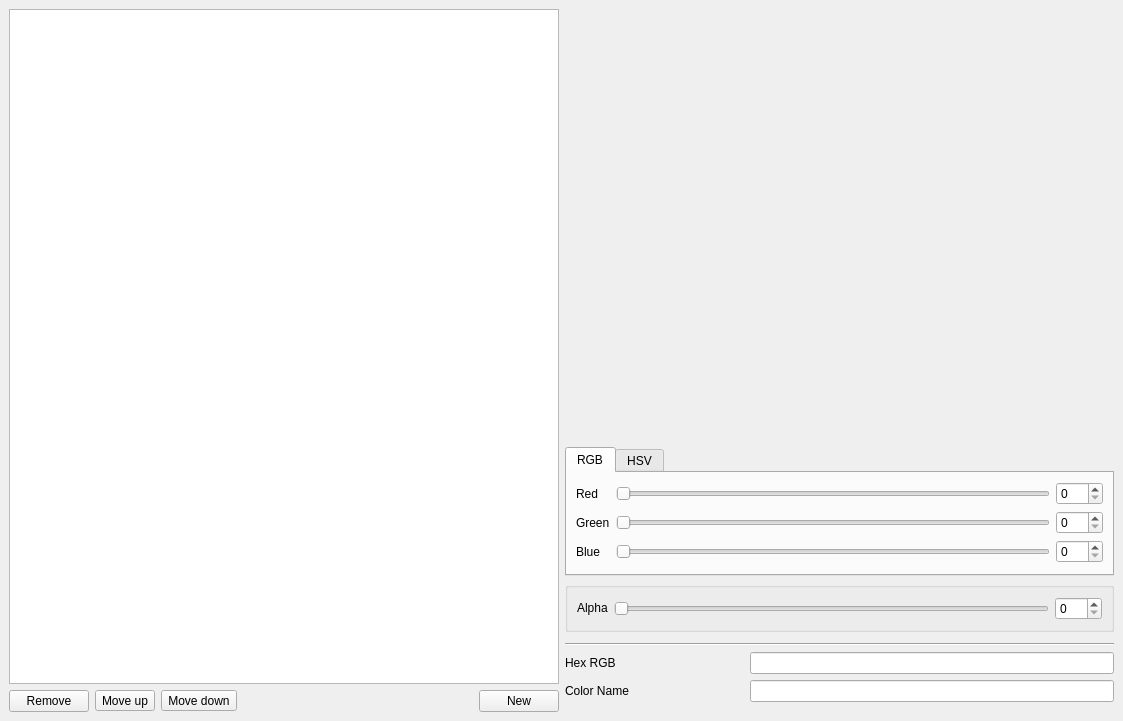
<?xml version="1.0" encoding="UTF-8"?>
<ui version="4.0">
 <class>ColorListWindow</class>
 <widget class="QDockWidget" name="ColorListWindow">
  <property name="geometry">
   <rect>
    <x>0</x>
    <y>0</y>
    <width>1123</width>
    <height>721</height>
   </rect>
  </property>
  <property name="windowTitle">
   <string>Color palette</string>
  </property>
  <widget class="QWidget" name="dockWidgetContents">
   <property name="windowTitle">
    <string>Dialog</string>
   </property>
   <layout class="QHBoxLayout" name="horizontalLayout_3">
    <item>
     <layout class="QVBoxLayout" name="verticalLayout_left">
      <item>
       <widget class="QTableView" name="tableView">
        <property name="sizePolicy">
         <sizepolicy hsizetype="Minimum" vsizetype="Expanding">
          <horstretch>0</horstretch>
          <verstretch>0</verstretch>
         </sizepolicy>
        </property>
        <property name="minimumSize">
         <size>
          <width>150</width>
          <height>0</height>
         </size>
        </property>
       </widget>
      </item>
      <item>
       <layout class="QHBoxLayout" name="horizontalLayout">
        <item>
         <widget class="QPushButton" name="removeButton">
          <property name="text">
           <string>Remove</string>
          </property>
          <property name="autoDefault">
           <bool>false</bool>
          </property>
         </widget>
        </item>
        <item>
         <widget class="QToolButton" name="upButton">
          <property name="toolTip">
           <string>Move selected item up</string>
          </property>
          <property name="text">
           <string>Move up</string>
          </property>
          <property name="icon">
           <iconset resource="../resources.qrc">
            <normaloff>:/icons/icons/baseline-keyboard_arrow_up-24px.svg</normaloff>:/icons/icons/baseline-keyboard_arrow_up-24px.svg</iconset>
          </property>
          <property name="arrowType">
           <enum>Qt::NoArrow</enum>
          </property>
         </widget>
        </item>
        <item>
         <widget class="QToolButton" name="downButton">
          <property name="toolTip">
           <string>Move selected item donw</string>
          </property>
          <property name="text">
           <string>Move down</string>
          </property>
          <property name="icon">
           <iconset resource="../resources.qrc">
            <normaloff>:/icons/icons/baseline-keyboard_arrow_down-24px.svg</normaloff>:/icons/icons/baseline-keyboard_arrow_down-24px.svg</iconset>
          </property>
          <property name="arrowType">
           <enum>Qt::NoArrow</enum>
          </property>
         </widget>
        </item>
        <item>
         <spacer name="horizontalSpacer">
          <property name="orientation">
           <enum>Qt::Horizontal</enum>
          </property>
          <property name="sizeHint" stdset="0">
           <size>
            <width>40</width>
            <height>20</height>
           </size>
          </property>
         </spacer>
        </item>
        <item>
         <widget class="QPushButton" name="newButton">
          <property name="text">
           <string>New</string>
          </property>
          <property name="autoDefault">
           <bool>false</bool>
          </property>
         </widget>
        </item>
       </layout>
      </item>
     </layout>
    </item>
    <item>
     <layout class="QVBoxLayout" name="verticalLayout_right">
      <property name="sizeConstraint">
       <enum>QLayout::SetMinimumSize</enum>
      </property>
      <property name="leftMargin">
       <number>0</number>
      </property>
      <property name="topMargin">
       <number>0</number>
      </property>
      <property name="bottomMargin">
       <number>10</number>
      </property>
      <item>
       <widget class="color_widgets::ColorWheel" name="wheel" native="true">
        <property name="sizePolicy">
         <sizepolicy hsizetype="Preferred" vsizetype="Expanding">
          <horstretch>0</horstretch>
          <verstretch>0</verstretch>
         </sizepolicy>
        </property>
        <property name="minimumSize">
         <size>
          <width>180</width>
          <height>180</height>
         </size>
        </property>
       </widget>
      </item>
      <item>
       <widget class="QTabWidget" name="tabWidget">
        <property name="sizePolicy">
         <sizepolicy hsizetype="Expanding" vsizetype="Minimum">
          <horstretch>0</horstretch>
          <verstretch>0</verstretch>
         </sizepolicy>
        </property>
        <property name="currentIndex">
         <number>0</number>
        </property>
        <widget class="QWidget" name="tabRGB">
         <attribute name="title">
          <string>RGB</string>
         </attribute>
         <layout class="QGridLayout" name="gridLayout">
          <item row="2" column="0">
           <widget class="QLabel" name="label_red">
            <property name="text">
             <string>Red</string>
            </property>
           </widget>
          </item>
          <item row="2" column="2">
           <widget class="QSpinBox" name="spin_red">
            <property name="maximum">
             <number>255</number>
            </property>
           </widget>
          </item>
          <item row="3" column="0">
           <widget class="QLabel" name="label_green">
            <property name="text">
             <string>Green</string>
            </property>
           </widget>
          </item>
          <item row="3" column="1">
           <widget class="color_widgets::GradientSlider" name="slider_green">
            <property name="maximum">
             <number>255</number>
            </property>
            <property name="orientation">
             <enum>Qt::Horizontal</enum>
            </property>
           </widget>
          </item>
          <item row="3" column="2">
           <widget class="QSpinBox" name="spin_green">
            <property name="maximum">
             <number>255</number>
            </property>
           </widget>
          </item>
          <item row="4" column="0">
           <widget class="QLabel" name="label_blue">
            <property name="text">
             <string>Blue</string>
            </property>
           </widget>
          </item>
          <item row="2" column="1">
           <widget class="color_widgets::GradientSlider" name="slider_red">
            <property name="maximum">
             <number>255</number>
            </property>
            <property name="orientation">
             <enum>Qt::Horizontal</enum>
            </property>
           </widget>
          </item>
          <item row="4" column="2">
           <widget class="QSpinBox" name="spin_blue">
            <property name="maximum">
             <number>255</number>
            </property>
           </widget>
          </item>
          <item row="4" column="1">
           <widget class="color_widgets::GradientSlider" name="slider_blue">
            <property name="maximum">
             <number>255</number>
            </property>
            <property name="orientation">
             <enum>Qt::Horizontal</enum>
            </property>
           </widget>
          </item>
         </layout>
        </widget>
        <widget class="QWidget" name="tabHSV">
         <attribute name="title">
          <string>HSV</string>
         </attribute>
         <layout class="QGridLayout" name="gridLayout_5">
          <item row="4" column="2">
           <widget class="QSpinBox" name="spin_value">
            <property name="maximum">
             <number>255</number>
            </property>
           </widget>
          </item>
          <item row="2" column="1">
           <widget class="color_widgets::HueSlider" name="slider_hue">
            <property name="maximum">
             <number>359</number>
            </property>
            <property name="orientation">
             <enum>Qt::Horizontal</enum>
            </property>
           </widget>
          </item>
          <item row="3" column="1">
           <widget class="color_widgets::GradientSlider" name="slider_saturation">
            <property name="maximum">
             <number>255</number>
            </property>
            <property name="orientation">
             <enum>Qt::Horizontal</enum>
            </property>
           </widget>
          </item>
          <item row="4" column="1">
           <widget class="color_widgets::GradientSlider" name="slider_value">
            <property name="maximum">
             <number>255</number>
            </property>
            <property name="orientation">
             <enum>Qt::Horizontal</enum>
            </property>
           </widget>
          </item>
          <item row="3" column="2">
           <widget class="QSpinBox" name="spin_saturation">
            <property name="maximum">
             <number>255</number>
            </property>
           </widget>
          </item>
          <item row="2" column="2">
           <widget class="QSpinBox" name="spin_hue">
            <property name="maximum">
             <number>359</number>
            </property>
           </widget>
          </item>
          <item row="2" column="0">
           <widget class="QLabel" name="label_hue">
            <property name="sizePolicy">
             <sizepolicy hsizetype="Preferred" vsizetype="Fixed">
              <horstretch>0</horstretch>
              <verstretch>0</verstretch>
             </sizepolicy>
            </property>
            <property name="text">
             <string>Hue</string>
            </property>
           </widget>
          </item>
          <item row="3" column="0">
           <widget class="QLabel" name="label_saturation">
            <property name="text">
             <string>Saturation</string>
            </property>
           </widget>
          </item>
          <item row="4" column="0">
           <widget class="QLabel" name="label_value">
            <property name="text">
             <string>Value</string>
            </property>
           </widget>
          </item>
         </layout>
        </widget>
       </widget>
      </item>
      <item>
       <widget class="QGroupBox" name="groupBox">
        <property name="sizePolicy">
         <sizepolicy hsizetype="Preferred" vsizetype="Minimum">
          <horstretch>0</horstretch>
          <verstretch>0</verstretch>
         </sizepolicy>
        </property>
        <property name="title">
         <string/>
        </property>
        <property name="flat">
         <bool>false</bool>
        </property>
        <layout class="QHBoxLayout" name="horizontalLayout_2">
         <item>
          <widget class="QLabel" name="lable_alpha">
           <property name="sizePolicy">
            <sizepolicy hsizetype="Preferred" vsizetype="Fixed">
             <horstretch>0</horstretch>
             <verstretch>0</verstretch>
            </sizepolicy>
           </property>
           <property name="text">
            <string>Alpha</string>
           </property>
          </widget>
         </item>
         <item>
          <widget class="color_widgets::GradientSlider" name="slider_alpha">
           <property name="maximum">
            <number>255</number>
           </property>
           <property name="orientation">
            <enum>Qt::Horizontal</enum>
           </property>
          </widget>
         </item>
         <item>
          <widget class="QSpinBox" name="spin_alpha">
           <property name="maximum">
            <number>255</number>
           </property>
          </widget>
         </item>
        </layout>
       </widget>
      </item>
      <item>
       <layout class="QGridLayout" name="gridLayout_3">
        <property name="sizeConstraint">
         <enum>QLayout::SetMinimumSize</enum>
        </property>
        <property name="topMargin">
         <number>5</number>
        </property>
        <item row="3" column="0">
         <widget class="QLabel" name="label_hex">
          <property name="sizePolicy">
           <sizepolicy hsizetype="Preferred" vsizetype="Fixed">
            <horstretch>0</horstretch>
            <verstretch>0</verstretch>
           </sizepolicy>
          </property>
          <property name="text">
           <string>Hex RGB</string>
          </property>
         </widget>
        </item>
        <item row="4" column="0">
         <widget class="QLabel" name="label_name">
          <property name="sizePolicy">
           <sizepolicy hsizetype="Preferred" vsizetype="Fixed">
            <horstretch>0</horstretch>
            <verstretch>0</verstretch>
           </sizepolicy>
          </property>
          <property name="text">
           <string>Color Name</string>
          </property>
         </widget>
        </item>
        <item row="2" column="0" colspan="3">
         <widget class="Line" name="line">
          <property name="minimumSize">
           <size>
            <width>0</width>
            <height>0</height>
           </size>
          </property>
          <property name="orientation">
           <enum>Qt::Horizontal</enum>
          </property>
         </widget>
        </item>
        <item row="4" column="1" colspan="2">
         <widget class="QLineEdit" name="name"/>
        </item>
        <item row="3" column="1" colspan="2">
         <widget class="color_widgets::ColorLineEdit" name="edit_hex"/>
        </item>
       </layout>
      </item>
     </layout>
    </item>
   </layout>
  </widget>
 </widget>
 <customwidgets>
  <customwidget>
   <class>color_widgets::ColorWheel</class>
   <extends>QWidget</extends>
   <header>QtColorWidgets/color_wheel.hpp</header>
   <container>1</container>
   <slots>
    <signal>colorSelected(QColor)</signal>
    <slot>setColor(QColor)</slot>
   </slots>
  </customwidget>
  <customwidget>
   <class>color_widgets::GradientSlider</class>
   <extends>QSlider</extends>
   <header>QtColorWidgets/gradient_slider.hpp</header>
  </customwidget>
  <customwidget>
   <class>color_widgets::ColorLineEdit</class>
   <extends>QLineEdit</extends>
   <header>QtColorWidgets/color_line_edit.hpp</header>
  </customwidget>
  <customwidget>
   <class>color_widgets::HueSlider</class>
   <extends>QSlider</extends>
   <header>QtColorWidgets/hue_slider.hpp</header>
  </customwidget>
 </customwidgets>
 <tabstops>
  <tabstop>spin_blue</tabstop>
  <tabstop>tabWidget</tabstop>
  <tabstop>removeButton</tabstop>
  <tabstop>spin_green</tabstop>
  <tabstop>tableView</tabstop>
  <tabstop>newButton</tabstop>
  <tabstop>spin_red</tabstop>
  <tabstop>slider_red</tabstop>
  <tabstop>slider_green</tabstop>
  <tabstop>slider_blue</tabstop>
  <tabstop>slider_hue</tabstop>
  <tabstop>slider_saturation</tabstop>
  <tabstop>slider_value</tabstop>
  <tabstop>spin_hue</tabstop>
  <tabstop>spin_saturation</tabstop>
  <tabstop>spin_value</tabstop>
 </tabstops>
 <resources>
  <include location="../resources.qrc"/>
 </resources>
 <connections>
  <connection>
   <sender>spin_red</sender>
   <signal>valueChanged(int)</signal>
   <receiver>slider_red</receiver>
   <slot>setValue(int)</slot>
   <hints>
    <hint type="sourcelabel">
     <x>886</x>
     <y>282</y>
    </hint>
    <hint type="destinationlabel">
     <x>835</x>
     <y>280</y>
    </hint>
   </hints>
  </connection>
  <connection>
   <sender>spin_green</sender>
   <signal>valueChanged(int)</signal>
   <receiver>slider_green</receiver>
   <slot>setValue(int)</slot>
   <hints>
    <hint type="sourcelabel">
     <x>886</x>
     <y>311</y>
    </hint>
    <hint type="destinationlabel">
     <x>835</x>
     <y>312</y>
    </hint>
   </hints>
  </connection>
  <connection>
   <sender>slider_blue</sender>
   <signal>valueChanged(int)</signal>
   <receiver>spin_blue</receiver>
   <slot>setValue(int)</slot>
   <hints>
    <hint type="sourcelabel">
     <x>835</x>
     <y>344</y>
    </hint>
    <hint type="destinationlabel">
     <x>866</x>
     <y>329</y>
    </hint>
   </hints>
  </connection>
  <connection>
   <sender>spin_alpha</sender>
   <signal>valueChanged(int)</signal>
   <receiver>slider_alpha</receiver>
   <slot>setValue(int)</slot>
   <hints>
    <hint type="sourcelabel">
     <x>887</x>
     <y>429</y>
    </hint>
    <hint type="destinationlabel">
     <x>834</x>
     <y>425</y>
    </hint>
   </hints>
  </connection>
  <connection>
   <sender>slider_red</sender>
   <signal>valueChanged(int)</signal>
   <receiver>spin_red</receiver>
   <slot>setValue(int)</slot>
   <hints>
    <hint type="sourcelabel">
     <x>677</x>
     <y>271</y>
    </hint>
    <hint type="destinationlabel">
     <x>866</x>
     <y>271</y>
    </hint>
   </hints>
  </connection>
  <connection>
   <sender>slider_green</sender>
   <signal>valueChanged(int)</signal>
   <receiver>spin_green</receiver>
   <slot>setValue(int)</slot>
   <hints>
    <hint type="sourcelabel">
     <x>677</x>
     <y>300</y>
    </hint>
    <hint type="destinationlabel">
     <x>866</x>
     <y>300</y>
    </hint>
   </hints>
  </connection>
  <connection>
   <sender>slider_hue</sender>
   <signal>valueChanged(int)</signal>
   <receiver>spin_hue</receiver>
   <slot>setValue(int)</slot>
   <hints>
    <hint type="sourcelabel">
     <x>558</x>
     <y>263</y>
    </hint>
    <hint type="destinationlabel">
     <x>865</x>
     <y>260</y>
    </hint>
   </hints>
  </connection>
  <connection>
   <sender>slider_saturation</sender>
   <signal>valueChanged(int)</signal>
   <receiver>spin_saturation</receiver>
   <slot>setValue(int)</slot>
   <hints>
    <hint type="sourcelabel">
     <x>558</x>
     <y>295</y>
    </hint>
    <hint type="destinationlabel">
     <x>865</x>
     <y>292</y>
    </hint>
   </hints>
  </connection>
  <connection>
   <sender>slider_value</sender>
   <signal>valueChanged(int)</signal>
   <receiver>spin_value</receiver>
   <slot>setValue(int)</slot>
   <hints>
    <hint type="sourcelabel">
     <x>558</x>
     <y>327</y>
    </hint>
    <hint type="destinationlabel">
     <x>865</x>
     <y>324</y>
    </hint>
   </hints>
  </connection>
  <connection>
   <sender>spin_hue</sender>
   <signal>valueChanged(int)</signal>
   <receiver>slider_hue</receiver>
   <slot>setValue(int)</slot>
   <hints>
    <hint type="sourcelabel">
     <x>865</x>
     <y>260</y>
    </hint>
    <hint type="destinationlabel">
     <x>558</x>
     <y>263</y>
    </hint>
   </hints>
  </connection>
  <connection>
   <sender>spin_saturation</sender>
   <signal>valueChanged(int)</signal>
   <receiver>slider_saturation</receiver>
   <slot>setValue(int)</slot>
   <hints>
    <hint type="sourcelabel">
     <x>865</x>
     <y>292</y>
    </hint>
    <hint type="destinationlabel">
     <x>558</x>
     <y>295</y>
    </hint>
   </hints>
  </connection>
  <connection>
   <sender>spin_value</sender>
   <signal>valueChanged(int)</signal>
   <receiver>slider_value</receiver>
   <slot>setValue(int)</slot>
   <hints>
    <hint type="sourcelabel">
     <x>865</x>
     <y>324</y>
    </hint>
    <hint type="destinationlabel">
     <x>558</x>
     <y>327</y>
    </hint>
   </hints>
  </connection>
  <connection>
   <sender>slider_alpha</sender>
   <signal>valueChanged(int)</signal>
   <receiver>spin_alpha</receiver>
   <slot>setValue(int)</slot>
   <hints>
    <hint type="sourcelabel">
     <x>834</x>
     <y>425</y>
    </hint>
    <hint type="destinationlabel">
     <x>887</x>
     <y>429</y>
    </hint>
   </hints>
  </connection>
 </connections>
</ui>
